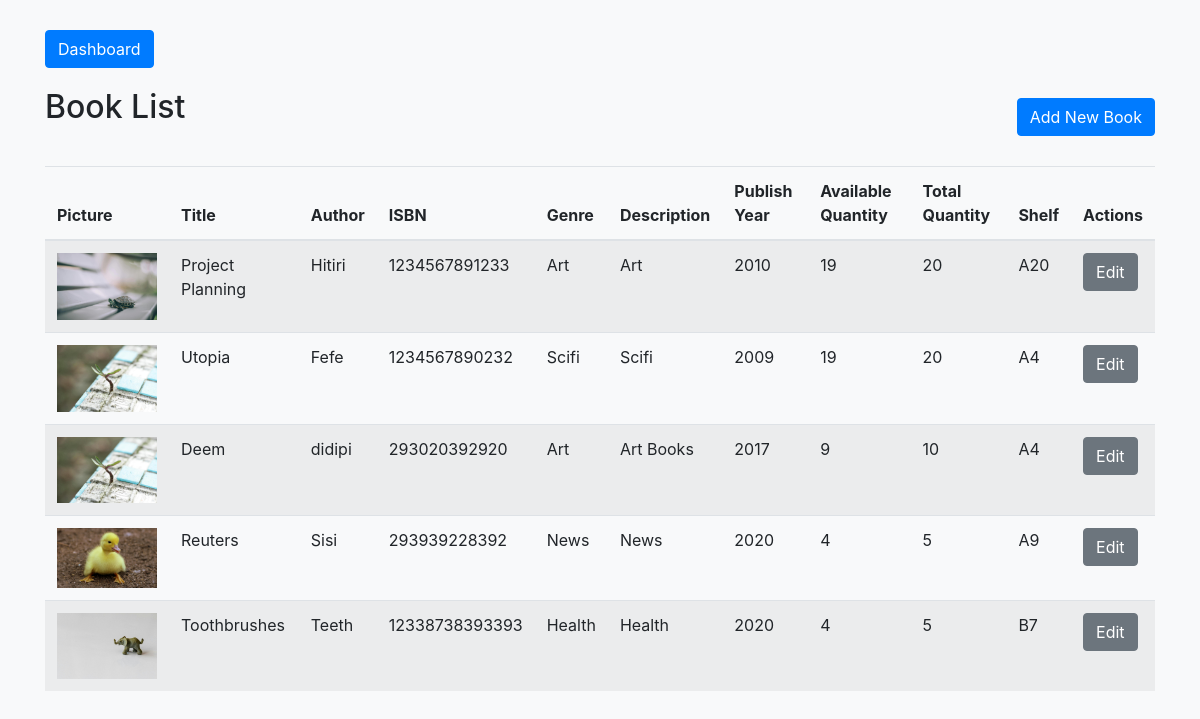
Before: /books with the older database file.
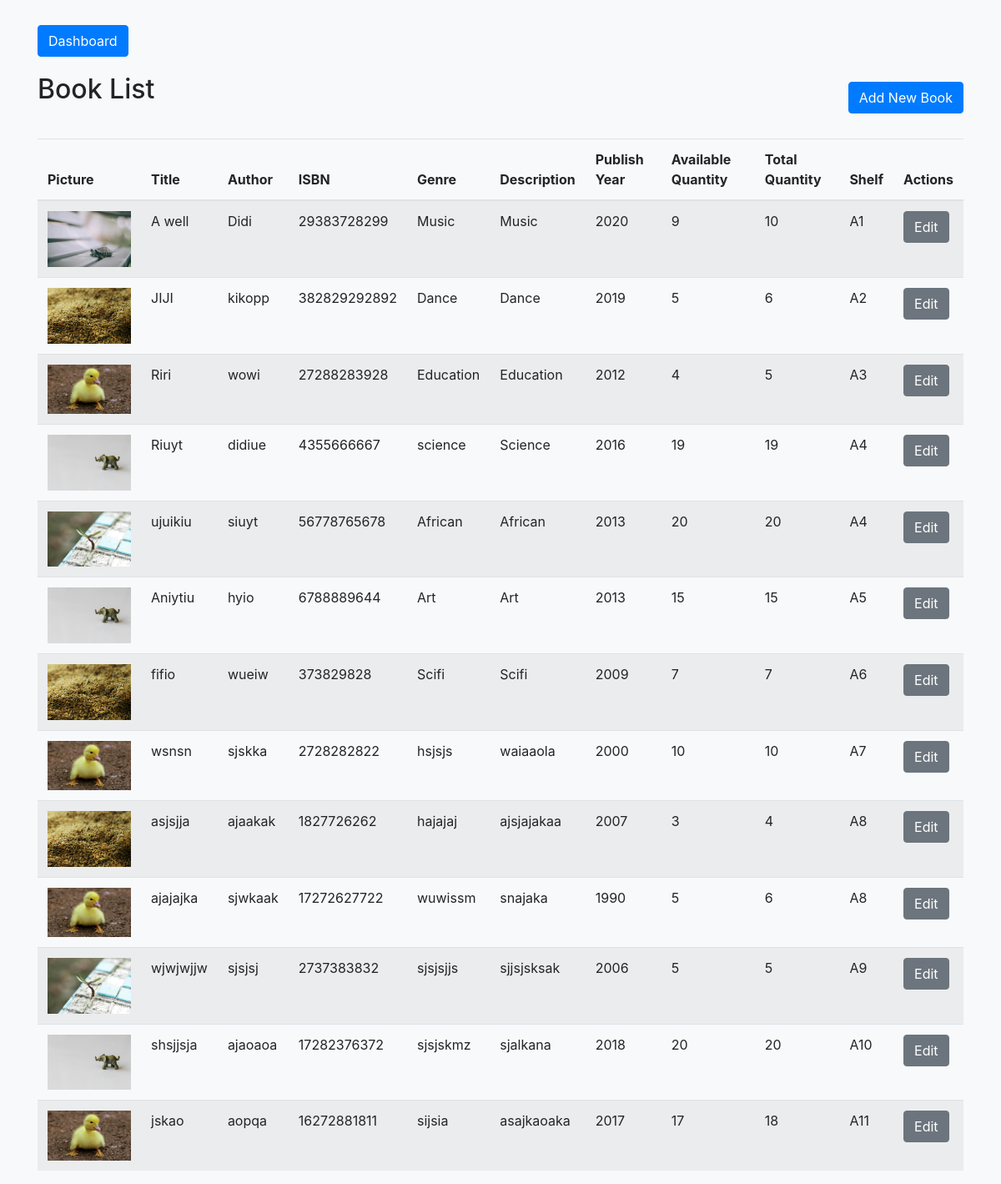
After: the same page with the newer database file.
### models.py (models this page shows, shortened)
class Book(db.Model):
    id = db.Column(db.Integer, primary_key=True)
    picture = db.Column(db.String(120), nullable=True)
    title = db.Column(db.String(150), nullable=False)
    author = db.Column(db.String(100), nullable=False)
    isbn = db.Column(db.String(20), unique=True, nullable=False)
    genre = db.Column(db.String(50), nullable=True)
    description = db.Column(db.String(50), nullable=False)
    publication_year = db.Column(db.Integer)
    available_quantity = db.Column(db.Integer, default=1)
    total_quantity = db.Column(db.Integer, default=1)
    shelf = db.Column(db.String(100), nullable=False)

### app.py (the view)
@app.route('/books')
def list_books():
    books = Book.query.all()
    return render_template('list_books.html', books=books)

### templates/list_books.html (shortened to what this page needs)
<!DOCTYPE html>
<html lang="en">
<head>
    <link href="https://stackpath.bootstrapcdn.com/bootstrap/4.5.2/css/bootstrap.min.css" rel="stylesheet">
</head>
<body>
<div class="container">
    <div class="dlink">
        <a href="{{ url_for('dashboard') }}" class="btn btn-primary">Dashboard</a>
    </div>
    <div class="d-flex justify-content-between align-items-center">
        <h2>Book List</h2>
        <a href="{{ url_for('add_book') }}" class="btn btn-primary">Add New Book</a>
    </div>
    <table class="table table-striped">
        <thead>
            <tr>
                <th>Picture</th>
                <th>Title</th>
                <th>Author</th>
                <th>ISBN</th>
                <th>Genre</th>
                <th>Description</th>
                <th>Publish Year</th>
                <th>Available Quantity</th>
                <th>Total Quantity</th>
                <th>Shelf</th>
                <th>Actions</th>
            </tr>
        </thead>
        <tbody>
            {% for book in books %}
            <tr>
                <td>
                    {% if book.picture %}
                    <img src="{{ url_for('static', filename='uploads/' + book.picture) }}" alt="{{ book.title }}" width="100">
                    {% else %}
                    No image
                    {% endif %}
                </td>
                <td>{{ book.title }}</td>
                <td>{{ book.author }}</td>
                <td>{{ book.isbn }}</td>
                <td>{{ book.genre }}</td>
                <td>{{ book.description }}</td>
                <td>{{ book.publication_year }}</td>
                <td>{{ book.available_quantity }}</td>
                <td>{{ book.total_quantity }}</td>
                <td>{{ book.shelf }}</td>
                <td>
                    <a href="{{ url_for('edit_book', book_id=book.id) }}" class="btn btn-secondary">Edit</a>
                </td>
            </tr>
            {% endfor %}
        </tbody>
    </table>
</div>
</body>
</html>

### templates/list_books.html (style rules this page uses)
body { background-color: #f8f9fa; }
.container { padding-top: 30px; }
h2 { margin-bottom: 20px; }
.dlink { margin-bottom: 20px; }
table { margin-top: 20px; }
img { max-width: 100px; height: auto; }

Changed rows visible on the page:
changed Book: title "Project Planning" → "A well"; author "Hitiri" → "Didi"; isbn "1234567891233" → "29383728299"; genre "Art" → "Music"; description "Art" → "Music"; publication_year "2010" → "2020"; available_quantity "19" → "9"; total_quantity "20" → "10"; shelf "A20" → "A1"
changed Book: picture: a different picture; title "Utopia" → "JIJI"; author "Fefe" → "kikopp"; isbn "1234567890232" → "382829292892"; genre "Scifi" → "Dance"; description "Scifi" → "Dance"; publication_year "2009" → "2019"; available_quantity "19" → "5"; total_quantity "20" → "6"; shelf "A4" → "A2"
changed Book: picture: a different picture; title "Deem" → "Riri"; author "didipi" → "wowi"; isbn "293020392920" → "27288283928"; genre "Art" → "Education"; description "Art Books" → "Education"; publication_year "2017" → "2012"; available_quantity "9" → "4"; total_quantity "10" → "5"; shelf "A4" → "A3"
changed Book: picture: a different picture; title "Reuters" → "Riuyt"; author "Sisi" → "didiue"; isbn "293939228392" → "4355666667"; genre "News" → "science"; description "News" → "Science"; publication_year "2020" → "2016"; available_quantity "4" → "19"; total_quantity "5" → "19"; shelf "A9" → "A4"
changed Book: picture: a different picture; title "Toothbrushes" → "ujuikiu"; author "Teeth" → "siuyt"; isbn "12338738393393" → "56778765678"; genre "Health" → "African"; description "Health" → "African"; publication_year "2020" → "2013"; available_quantity "4" → "20"; total_quantity "5" → "20"; shelf "B7" → "A4"
added Book: picture (picture), title "Aniytiu", author "hyio", isbn "6788889644", genre "Art", description "Art", publication_year "2013", available_quantity "15", total_quantity "15", shelf "A5"
added Book: picture (picture), title "fifio", author "wueiw", isbn "373829828", genre "Scifi", description "Scifi", publication_year "2009", available_quantity "7", total_quantity "7", shelf "A6"
added Book: picture (picture), title "wsnsn", author "sjskka", isbn "2728282822", genre "hsjsjs", description "waiaaola", publication_year "2000", available_quantity "10", total_quantity "10", shelf "A7"
added Book: picture (picture), title "asjsjja", author "ajaakak", isbn "1827726262", genre "hajajaj", description "ajsjajakaa", publication_year "2007", available_quantity "3", total_quantity "4", shelf "A8"
added Book: picture (picture), title "ajajajka", author "sjwkaak", isbn "17272627722", genre "wuwissm", description "snajaka", publication_year "1990", available_quantity "5", total_quantity "6", shelf "A8"
added Book: picture (picture), title "wjwjwjjw", author "sjsjsj", isbn "2737383832", genre "sjsjsjjs", description "sjjsjsksak", publication_year "2006", available_quantity "5", total_quantity "5", shelf "A9"
added Book: picture (picture), title "shsjjsja", author "ajaoaoa", isbn "17282376372", genre "sjsjskmz", description "sjalkana", publication_year "2018", available_quantity "20", total_quantity "20", shelf "A10"
added Book: picture (picture), title "jskao", author "aopqa", isbn "16272881811", genre "sijsia", description "asajkaoaka", publication_year "2017", available_quantity "17", total_quantity "18", shelf "A11"
